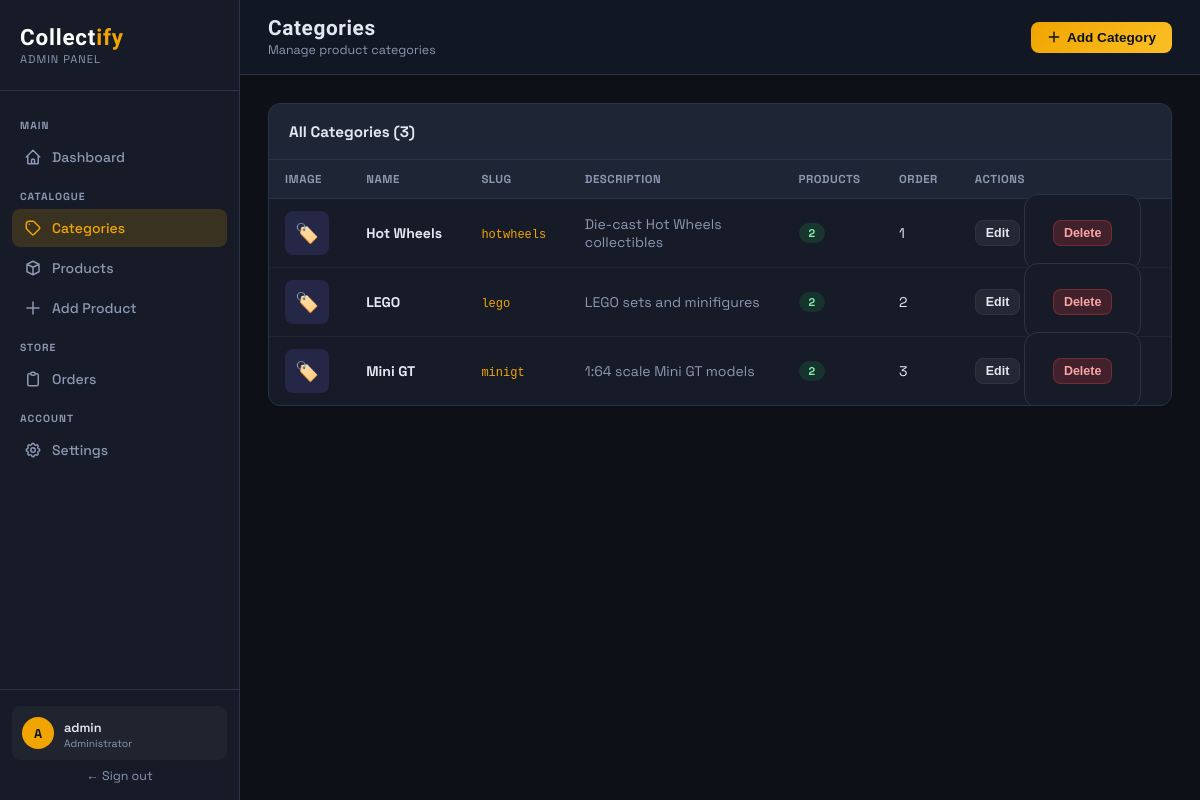
Before: /categories.php (signed in) with the older database file.
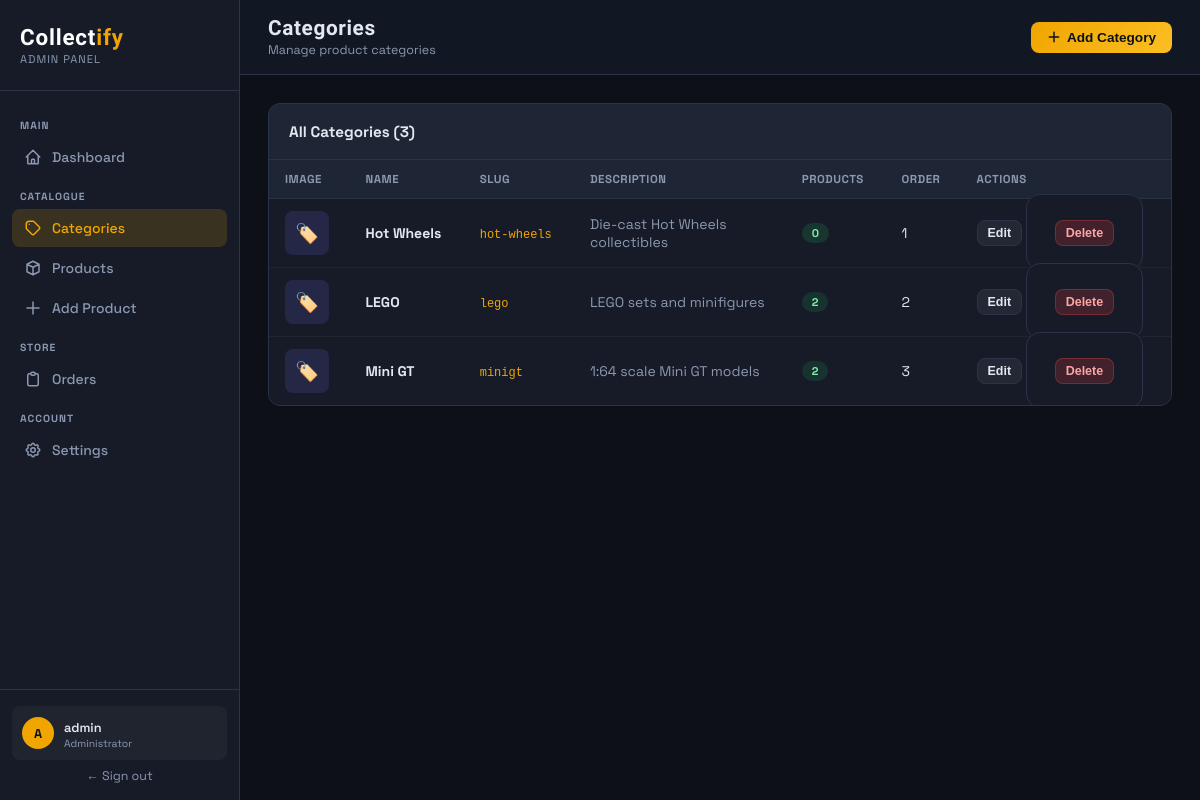
After: the same page with the newer database file.
### tables this page shows
CREATE TABLE IF NOT EXISTS categories (
    id INT AUTO_INCREMENT PRIMARY KEY,
    name VARCHAR(100) NOT NULL,
    slug VARCHAR(100) NOT NULL UNIQUE,
    description TEXT,
    image VARCHAR(255),
    sort_order INT DEFAULT 0,
    created_at TIMESTAMP DEFAULT CURRENT_TIMESTAMP,
    updated_at TIMESTAMP DEFAULT CURRENT_TIMESTAMP ON UPDATE CURRENT_TIMESTAMP
);

### categories.php (the view, shortened to what this page needs)
<?php
require_once __DIR__ . '/config.php';
require_once '_layout.php';
$categories = $pdo->query('SELECT c.*, COUNT(p.id) as product_count FROM categories c LEFT JOIN products p ON p.category_id = c.id GROUP BY c.id ORDER BY c.sort_order, c.name')->fetchAll(PDO::FETCH_ASSOC);
?>
<div class="main">
  <div class="topbar">
    <div><h1>Categories</h1><div class="breadcrumb">Manage product categories</div></div>
    <button class="btn btn-primary" onclick="openModal('addModal')">
      <svg width="14" height="14" fill="none" viewBox="0 0 24 24" stroke="currentColor"><path stroke-linecap="round" stroke-linejoin="round" stroke-width="2.5" d="M12 4v16m8-8H4"/></svg>
      Add Category
    </button>
  </div>
  <div class="content">
    <div class="card">
      <div class="card-header"><h3>All Categories (<?= count($categories) ?>)</h3></div>
      <table>
        <thead>
          <tr><th>Image</th><th>Name</th><th>Slug</th><th>Description</th><th>Products</th><th>Order</th><th>Actions</th></tr>
        </thead>
        <tbody>
        <?php foreach ($categories as $cat): ?>
        <tr>
          <td>
            <?php if ($cat['image']): ?>
              <img src="<?= htmlspecialchars($cat['image']) ?>" class="product-thumb" alt="">
            <?php else: ?>
              <div class="product-thumb-placeholder">🏷️</div>
            <?php endif; ?>
          </td>
          <td><strong><?= htmlspecialchars($cat['name']) ?></strong></td>
          <td><code style="font-size:0.75rem;color:var(--accent)"><?= htmlspecialchars($cat['slug']) ?></code></td>
          <td style="color:var(--muted);max-width:200px;"><?= htmlspecialchars(substr($cat['description']??'',0,60)) ?><?= strlen($cat['description']??'')>60?'…':'' ?></td>
          <td><span class="badge badge-success"><?= $cat['product_count'] ?></span></td>
          <td><?= $cat['sort_order'] ?></td>
          <td>
            <button class="btn btn-ghost btn-sm" onclick="openEdit(<?= htmlspecialchars(json_encode($cat)) ?>)">Edit</button>
            <form method="POST" style="display:inline" onsubmit="return confirm('Delete this category?')">
              <button type="submit" class="btn btn-danger btn-sm">Delete</button>
            </form>
          </td>
        </tr>
        <?php endforeach; ?>
        </tbody>
      </table>
    </div>
  </div>
</div>

Changed rows visible on the page:
changed categories "Hot Wheels": slug "hotwheels" → "hot-wheels"; product_count "2" → "0"
